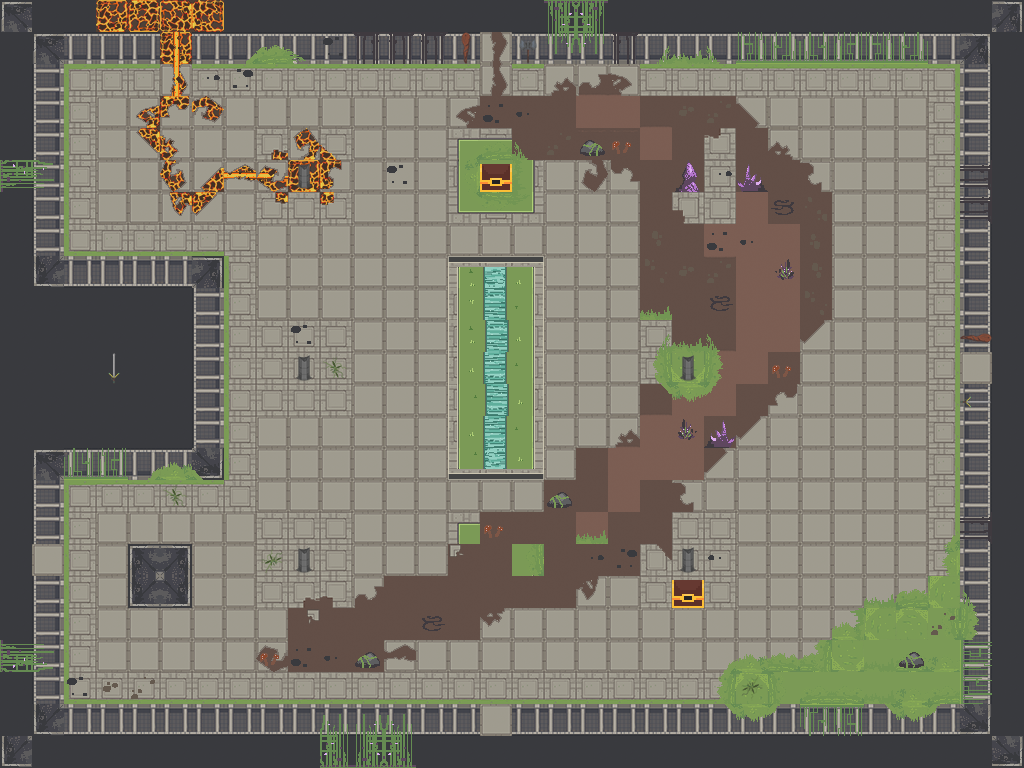

A 2D game scene composited from a Tiled map and its tileset images. What follows is a short description and the map's XML, with each tile layer's data collapsed to a summary:
An orthogonal 32x24 tile map with 32x32 px tiles, 4 tile layers (ground, groundclutter, wall, wallclutter), 1 hidden layer not drawn, 2 tilesets and 38 objects (PlayerStart, eastDoor, northDoor, westDoor, southDoor, ...).

<map version="1.4" tiledversion="1.4.3" orientation="orthogonal" renderorder="right-down" width="32" height="24" tilewidth="32" tileheight="32" infinite="0" nextlayerid="10" nextobjectid="41">
 <tileset firstgid="1" source="SpriteV6.tsx" />
 <tileset firstgid="321" source="Chest_Open_Anim.tsx" />
 <layer id="1" name="ground" width="32" height="24">
  <data>[768 cells, 767 non-empty, 35 distinct tile ids]</data>
 </layer>
 <layer id="3" name="groundclutter" width="32" height="24">
  <data>[768 cells, 164 non-empty, 48 distinct tile ids]</data>
 </layer>
 <objectgroup id="6" name="StartingObjects" visible="0">
  <object id="1" name="PlayerStart" x="161.053" y="129.474" width="64" height="64">
   <properties>
    <property name="heSaid" value="Whasuuuuuuup!" />
   </properties>
  </object>
  <object id="31" name="eastDoor" x="962.105" y="352.632" width="26.3158" height="29.4737" />
  <object id="32" name="northDoor" x="478.947" y="36.8421" width="30.5263" height="25.2632" />
  <object id="35" name="westDoor" x="36.8421" y="547.368" width="24.2105" height="27.3684" />
  <object id="36" name="southDoor" x="480" y="707.368" width="30.5263" height="23.1579" />
  <object id="37" name="superSecretAnnoyingChest" x="94.7368" y="352.632" width="32.6316" height="31.5789" />
  <object id="38" name="chest1" x="480.926" y="162.484" width="26.3158" height="28.4211" />
  <object id="39" name="chest2" x="675.789" y="576.842" width="25.2632" height="29.4737" />
 </objectgroup>
 <layer id="2" name="wall" width="32" height="24">
  <data>[768 cells, 250 non-empty, 10 distinct tile ids]</data>
 </layer>
 <layer id="4" name="wallclutter" width="32" height="24">
  <data>[768 cells, 63 non-empty, 21 distinct tile ids]</data>
 </layer>
 <layer id="9" name="collision" width="32" height="24" visible="0">
  <data>[768 cells, 138 non-empty, 1 distinct tile ids]</data>
 </layer>
 <objectgroup id="8" name="objectCollision" visible="0">
  <object id="2" x="37.8947" y="37.8947" width="436.842" height="22.1053" />
  <object id="3" x="452.632" y="6.31579" width="22.1053" height="40" />
  <object id="4" x="514.737" y="3.15789" width="25.2632" height="57.8947" />
  <object id="5" x="513.684" y="34.7368" width="474.737" height="25.2632" />
  <object id="6" x="962.105" y="56.8421" width="24.2105" height="292.632" />
  <object id="7" x="976.842" y="321.053" width="42.1053" height="26.3158" />
  <object id="8" x="963.158" y="387.368" width="55.7895" height="26.3158" />
  <object id="9" x="963.158" y="408.421" width="25.2632" height="324.211" />
  <object id="10" x="514.737" y="706.316" width="453.684" height="25.2632" />
  <object id="11" x="33.6842" y="707.368" width="444.211" height="25.2632" />
  <object id="12" x="449.474" y="731.579" width="26.3158" height="32.6316" />
  <object id="13" x="515.789" y="726.316" width="25.2632" height="37.8947" />
  <object id="14" x="4.21053" y="577.895" width="55.7895" height="7.36842" />
  <object id="15" x="33.6842" y="584.211" width="25.2632" height="121.053" />
  <object id="16" x="193.684" y="257.895" width="25.2632" height="220" />
  <object id="17" x="4.21053" y="449.474" width="189.474" height="26.3158" />
  <object id="19" x="3.15789" y="260" width="20" height="189.474" />
  <object id="20" x="24.2105" y="260" width="129.474" height="24.2105" />
  <object id="21" x="132.632" y="283.158" width="23.1579" height="127.368" />
  <object id="22" x="67.3684" y="388.421" width="74.7368" height="23.1579" />
  <object id="23" x="67.3684" y="324.211" width="23.1579" height="67.3684" />
  <object id="24" x="35.7895" y="51.5789" width="24.2105" height="211.579" />
  <object id="25" x="295.789" y="163.158" width="16.8421" height="26.3158" />
  <object id="26" x="295.789" y="355.789" width="14.7368" height="26.3158" />
  <object id="27" x="296.842" y="547.368" width="12.6316" height="24.2105" />
  <object id="28" x="682.105" y="548.421" width="11.5789" height="21.0526" />
  <object id="29" x="680" y="355.789" width="12.6316" height="24.2105" />
  <object id="30" x="682.105" y="164.211" width="12.6316" height="23.1579" />
  <object id="33" x="36.8421" y="475.789" width="25.2632" height="68.4211" />
  <object id="34" x="4.21053" y="522.105" width="38.9474" height="21.0526" />
 </objectgroup>
</map>
